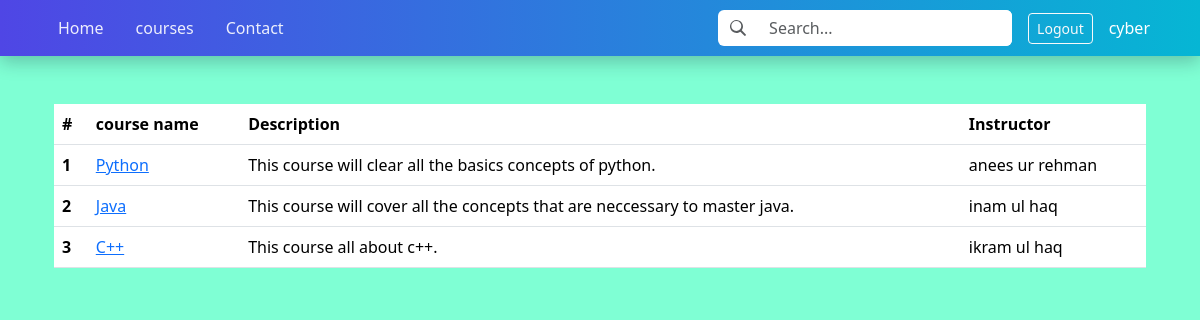
The app's page /courses/ (signed in) with its own data.
### accounts/models.py (models this page shows, shortened)
class Course(models.Model):
    title = models.CharField(max_length=100)
    instructor = models.CharField(max_length=100)
    description = models.TextField()
    image = models.ImageField(upload_to='images/')
    created_at = models.DateTimeField(auto_now_add=True)
    updated_at = models.DateTimeField(auto_now=True)

### accounts/views.py (the view)
# urls.py: path('courses/',courselist,name='courselist'),
@login_required(login_url='login')
def courselist(request):
    courses = Course.objects.all()
    return render(request,'courselist.html',{'courses':courses})

### templates/courselist.html
{% extends 'header.html' %}
{% block start %}
    <div class="container mt-5">
        <table class="table">
            <thead>
                <tr>
                    <th scope="col">#</th>
                    <th scope="col">course name</th>
                    <th scope="col">Description</th>
                    <th scope="col">Instructor</th>
                </tr>
            </thead>
            <tbody>
                {% for course in courses %}
                <tr>
                    <th>{{forloop.counter}}</th>
                    <td><a href="{% url 'coursedetail' course.id %}">{{course.title}}</a></td>
                    <td>{{course.description}}</td>
                    <td>{{course.instructor}}</td>
                </tr>
                {% endfor %}
            </tbody>
        </table>
    </div>
{% endblock %}

### templates/header.html (shortened to what this page needs)
{% load static %}
<!DOCTYPE html>
<html lang="en">
<head>
    <link href="https://cdn.jsdelivr.net/npm/bootstrap@5.3.2/dist/css/bootstrap.min.css" rel="stylesheet" />
    <link rel="stylesheet" href="{% static 'css/styles.css' %}" />
</head>
<body>
    <header>
        <nav class="navbar navbar-expand-lg site-navbar">
            <div class="container">
                <div class="collapse navbar-collapse" id="mainNavbar">
                    <ul class="navbar-nav me-auto mb-2 mb-lg-0 align-items-lg-center">
                        <li class="nav-item">
                            <a class="nav-link px-3" href="{% url 'home' %}">Home</a>
                        </li>
                        <li class="nav-item">
                            <a class="nav-link px-3" href="{% url 'courselist' %}">courses</a>
                        </li>
                        <li class="nav-item">
                            <a class="nav-link px-3" href="#">Contact</a>
                        </li>
                    </ul>
                    <form class="d-flex align-items-center me-3" role="search" onsubmit="event.preventDefault()">
                        <div class="input-group search-input bg-white rounded">
                            <span class="input-group-text bg-transparent border-0" id="search-addon">
                                <svg xmlns="http://www.w3.org/2000/svg" width="16" height="16" fill="currentColor"
                                    class="bi bi-search text-muted" viewBox="0 0 16 16">
                                    <path
                                        d="M11.742 10.344a6.5 6.5 0 1 0-1.397 1.398h-.001l3.85 3.85a1 1 0 0 0 1.415-1.414l-3.85-3.85zm-5.442.656a5 5 0 1 1 0-10 5 5 0 0 1 0 10z" />
                                </svg>
                            </span>
                            <input type="search" class="form-control border-0" placeholder="Search..."
                                aria-label="Search" aria-describedby="search-addon" />
                        </div>
                    </form>
                    <div class="d-flex align-items-center">
                        {% if user.is_authenticated %}
                        <a href="{% url 'logout' %}" class="btn btn-outline-light btn-sm me-2">Logout</a>
                        {% else %}
                        <a href="{% url 'login' %}" class="btn btn-outline-light btn-sm me-2">login</a>
                        {% endif %}
                    </div>
                    <div class="d-flex align-items-center">
                        <span class="m-2">{{user.username}}</span>
                    </div>
                </div>
            </div>
        </nav>
    </header>
    <div class="container">{% block start %} {% endblock %}</div>
</body>
</html>

### authentication/static/css/styles.css (style rules this page uses)
body { background-color: aquamarine; }

### templates/header.html (style rules this page uses)
.site-navbar { background: linear-gradient(90deg, #4f46e5 0%, #06b6d4 100%); color: white; box-shadow: 0 6px 18px rgba(15, 23, 42, 0.25); }
.nav-link, .navbar-text { color: rgba(255, 255, 255, 0.9) !important; }
.search-input { min-width: 180px; max-width: 320px; }

### records on screen
Course: title "Python", description "This course will clear all the basics concepts of python.", instructor "anees ur rehman"
Course: title "Java", description "This course will cover all the concepts that are neccessary to master java.", instructor "inam ul haq"
Course: title "C++", description "This course all about c++.", instructor "ikram ul haq"

### other values on screen
{{ user.username }} "cyber"
